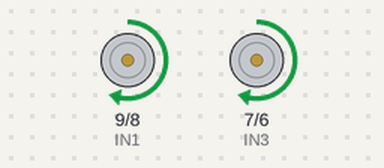
The sketch below on a simulated Arduino Uno, built with avr-gcc and run on an emulated ATmega328P. Shown: motor-driver pin pairs drawn as motors (green arrow = first pin HIGH = forward, orange = second pin HIGH = backward, longer = more drive, scaled by the enable pin).

Above: at 3.5 s.
At 5.5 s:
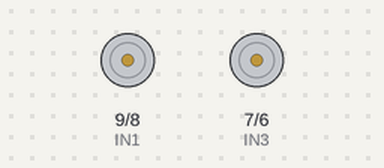
Timing chart, 0 to 7.2 s (numbered marks = the images above):
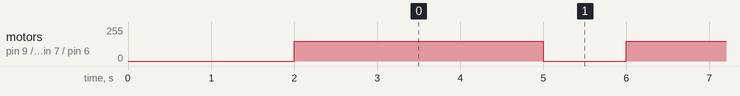

The sketch:

01_drive_forward.ino
```cpp
// ============================================================
// Project 4 - Line-Following Car
// Sketch 01: Drive Forward (first motor test)
// ============================================================
//
// WHAT THIS SKETCH DOES:
//   Both wheels spin FORWARD at medium speed for 3 seconds,
//   pause for 1 second, and repeat. Forever.
//
// IMPORTANT - BEFORE UPLOADING:
//   Prop the car up so the wheels spin in the AIR and the car
//   cannot drive off the desk. Only after you see both wheels
//   spinning forward, put it on the floor for a real run.
//
// IF ONE WHEEL SPINS BACKWARD:
//   That is normal, not a mistake. Swap that motor's two wires
//   at the L298N output terminals (OUT1 <-> OUT2 for the left
//   motor, OUT3 <-> OUT4 for the right motor) and test again.
// ============================================================


// ---- PIN NUMBERS (L298N driver: six pins in a row, D5-D10) ----
// Note: each "motor" below is really a PAIR of motors wired in
// parallel on the same L298N channel - the code treats each pair
// as one motor, so nothing else changes.
const int ENB = 5;   // right motor pair speed (PWM)
const int IN4 = 6;   // right motor pair direction
const int IN3 = 7;   // right motor pair direction
const int IN2 = 8;   // left motor pair direction
const int IN1 = 9;   // left motor pair direction
const int ENA = 10;  // left motor pair speed (PWM)

// ---- SPEED (0 = stopped, 200 = fastest allowed) ----
// Keep speeds at 200 or below: the 8 x AA pack is 12V when fresh, and
// full (255) duty would over-volt the 3-6V motors. (Alkaline cells fresh
// out of the pack are strong - 160 is gentler on the motors.)
const int DRIVE_SPEED = 150;  // medium speed for the first test


// ---- small helpers so the loop is easy to read ----

// Both motors forward at the given speed.
void driveForward(int speed) {
  digitalWrite(IN1, HIGH);  // left motor forward
  digitalWrite(IN2, LOW);
  digitalWrite(IN3, HIGH);  // right motor forward
  digitalWrite(IN4, LOW);
  analogWrite(ENA, speed);
  analogWrite(ENB, speed);
}

// Both motors off.
void stopMotors() {
  analogWrite(ENA, 0);
  analogWrite(ENB, 0);
}


// ============================================================
// setup() runs ONE time when the Arduino powers on or resets.
// ============================================================
void setup() {
  pinMode(ENA, OUTPUT);
  pinMode(IN1, OUTPUT);
  pinMode(IN2, OUTPUT);
  pinMode(IN3, OUTPUT);
  pinMode(IN4, OUTPUT);
  pinMode(ENB, OUTPUT);

  stopMotors();   // start still
  delay(2000);    // 2 seconds to put the car down / step back
}


// ============================================================
// loop() runs OVER AND OVER, forever.
// ============================================================
void loop() {
  driveForward(DRIVE_SPEED);  // go...
  delay(3000);                // ...for 3 seconds

  stopMotors();               // rest...
  delay(1000);                // ...for 1 second
}
```

Measured:
- by itself, motor on pin 9 (IN1) / pin 8 (IN2), motor on pin 7 (IN3) / pin 6 (IN4): alternates forward 150/255 for 3.0 s and stopped for 1.0 s
